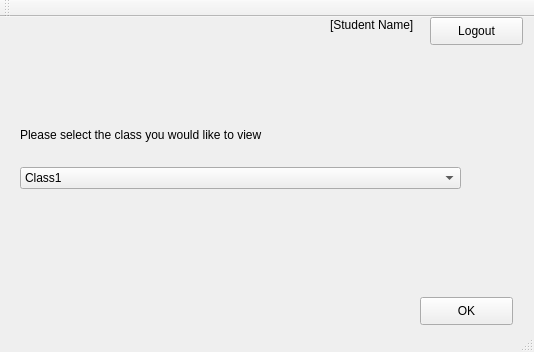
<?xml version="1.0" encoding="UTF-8"?>
<ui version="4.0">
 <class>MainWindow</class>
 <widget class="QMainWindow" name="MainWindow">
  <property name="geometry">
   <rect>
    <x>0</x>
    <y>0</y>
    <width>534</width>
    <height>352</height>
   </rect>
  </property>
  <property name="windowTitle">
   <string>MainWindow</string>
  </property>
  <widget class="QWidget" name="centralWidget">
   <widget class="QPushButton" name="pushButton">
    <property name="geometry">
     <rect>
      <x>420</x>
      <y>280</y>
      <width>93</width>
      <height>28</height>
     </rect>
    </property>
    <property name="text">
     <string>OK</string>
    </property>
   </widget>
   <widget class="QComboBox" name="comboBox">
    <property name="geometry">
     <rect>
      <x>20</x>
      <y>150</y>
      <width>441</width>
      <height>22</height>
     </rect>
    </property>
    <item>
     <property name="text">
      <string>Class1</string>
     </property>
    </item>
    <item>
     <property name="text">
      <string>Class2</string>
     </property>
    </item>
    <item>
     <property name="text">
      <string>Class3</string>
     </property>
    </item>
    <item>
     <property name="text">
      <string>Class4</string>
     </property>
    </item>
   </widget>
   <widget class="QLabel" name="label">
    <property name="geometry">
     <rect>
      <x>20</x>
      <y>110</y>
      <width>331</width>
      <height>16</height>
     </rect>
    </property>
    <property name="text">
     <string>Please select the class you would like to view</string>
    </property>
   </widget>
   <widget class="QPushButton" name="pushButton_2">
    <property name="geometry">
     <rect>
      <x>430</x>
      <y>0</y>
      <width>93</width>
      <height>28</height>
     </rect>
    </property>
    <property name="text">
     <string>Logout</string>
    </property>
   </widget>
   <widget class="QLabel" name="label_2">
    <property name="geometry">
     <rect>
      <x>330</x>
      <y>0</y>
      <width>91</width>
      <height>16</height>
     </rect>
    </property>
    <property name="text">
     <string>[Student Name]</string>
    </property>
   </widget>
  </widget>
  <widget class="QToolBar" name="mainToolBar">
   <attribute name="toolBarArea">
    <enum>TopToolBarArea</enum>
   </attribute>
   <attribute name="toolBarBreak">
    <bool>false</bool>
   </attribute>
  </widget>
  <widget class="QStatusBar" name="statusBar"/>
 </widget>
 <layoutdefault spacing="6" margin="11"/>
 <resources/>
 <connections/>
</ui>
